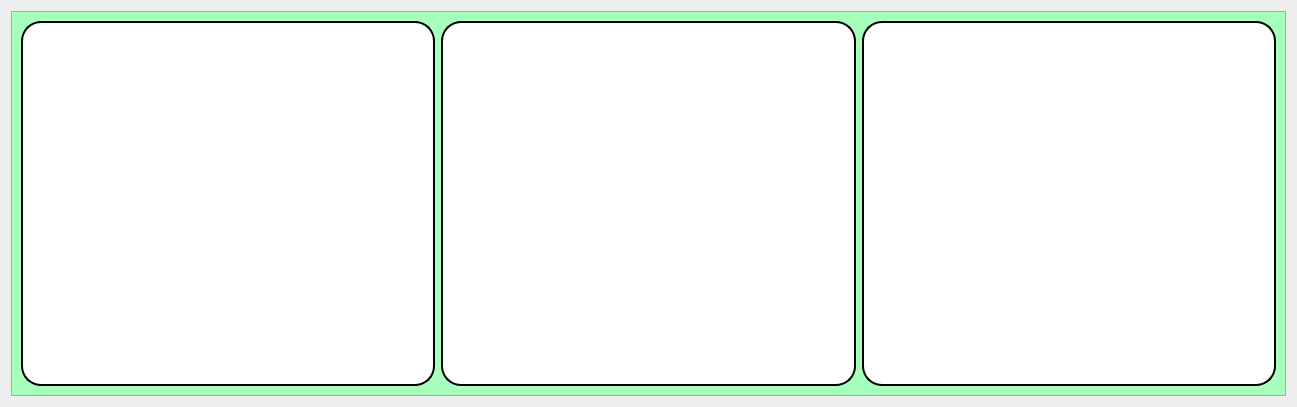
<?xml version="1.0" encoding="UTF-8"?>
<ui version="4.0">
 <class>Dialog</class>
 <widget class="QDialog" name="Dialog">
  <property name="geometry">
   <rect>
    <x>0</x>
    <y>0</y>
    <width>1297</width>
    <height>407</height>
   </rect>
  </property>
  <property name="windowTitle">
   <string>Dialog</string>
  </property>
  <layout class="QVBoxLayout" name="verticalLayout_2">
   <item>
    <widget class="QFrame" name="frame">
     <property name="styleSheet">
      <string notr="true">background-color: rgb(166, 255, 187);</string>
     </property>
     <property name="frameShape">
      <enum>QFrame::StyledPanel</enum>
     </property>
     <property name="frameShadow">
      <enum>QFrame::Raised</enum>
     </property>
     <layout class="QHBoxLayout" name="horizontalLayout">
      <item>
       <widget class="QFrame" name="frame_2">
        <property name="styleSheet">
         <string notr="true">QFrame{
background-color: rgb(255, 255, 255);
border-radius:20px;
border: 2px solid #000000;
}</string>
        </property>
        <property name="frameShape">
         <enum>QFrame::StyledPanel</enum>
        </property>
        <property name="frameShadow">
         <enum>QFrame::Raised</enum>
        </property>
        <layout class="QVBoxLayout" name="verticalLayout">
         <item>
          <layout class="QVBoxLayout" name="graficaedad_p">
           <property name="bottomMargin">
            <number>0</number>
           </property>
          </layout>
         </item>
        </layout>
       </widget>
      </item>
      <item>
       <widget class="QFrame" name="frame_3">
        <property name="styleSheet">
         <string notr="true">QFrame{
background-color: rgb(255, 255, 255);
border-radius:20px;
border: 2px solid #000000;
}</string>
        </property>
        <property name="frameShape">
         <enum>QFrame::StyledPanel</enum>
        </property>
        <property name="frameShadow">
         <enum>QFrame::Raised</enum>
        </property>
        <layout class="QVBoxLayout" name="verticalLayout_5" stretch="0">
         <item>
          <layout class="QVBoxLayout" name="graficagenero_p">
           <property name="bottomMargin">
            <number>0</number>
           </property>
          </layout>
         </item>
        </layout>
       </widget>
      </item>
      <item>
       <widget class="QFrame" name="frame_4">
        <property name="styleSheet">
         <string notr="true">QFrame{
background-color: rgb(255, 255, 255);
border-radius:20px;
border: 2px solid #000000;
}</string>
        </property>
        <property name="frameShape">
         <enum>QFrame::StyledPanel</enum>
        </property>
        <property name="frameShadow">
         <enum>QFrame::Raised</enum>
        </property>
        <layout class="QVBoxLayout" name="verticalLayout_6" stretch="5">
         <item>
          <layout class="QVBoxLayout" name="graficaenfermo">
           <property name="bottomMargin">
            <number>0</number>
           </property>
          </layout>
         </item>
        </layout>
       </widget>
      </item>
     </layout>
    </widget>
   </item>
  </layout>
 </widget>
 <resources/>
 <connections/>
</ui>
